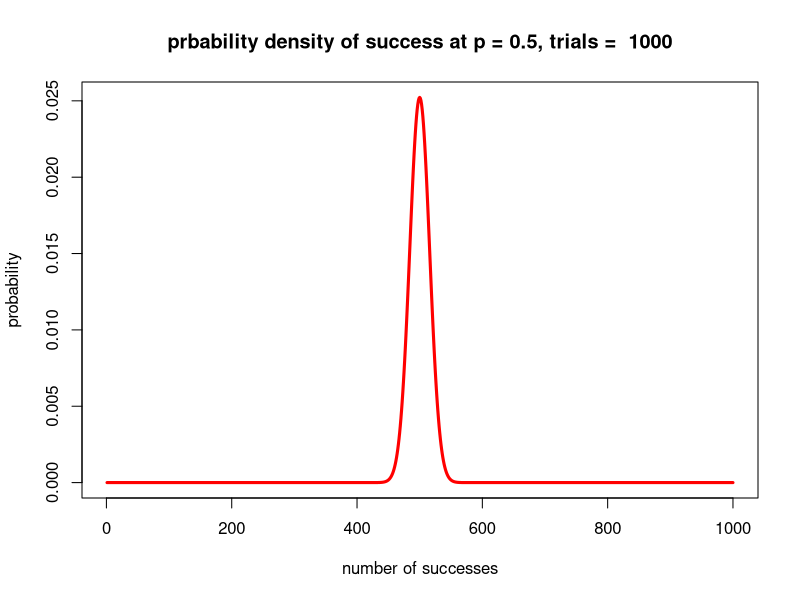
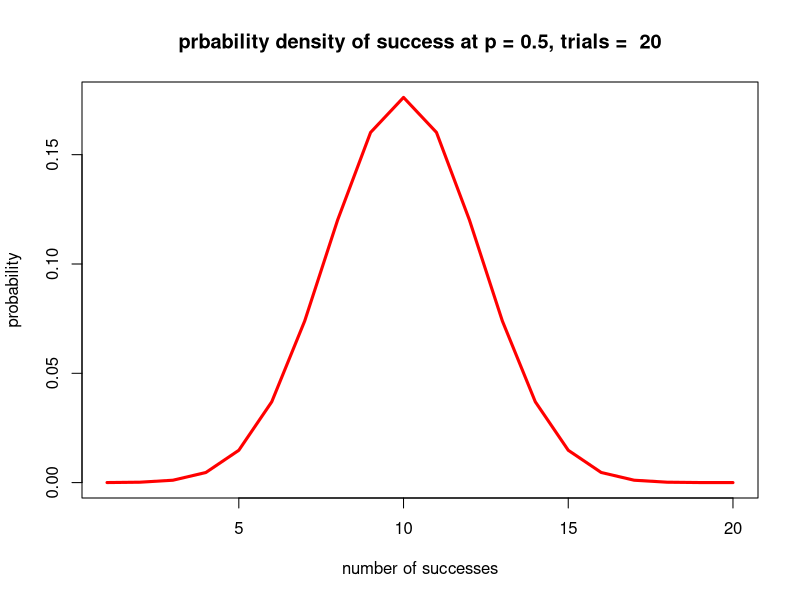
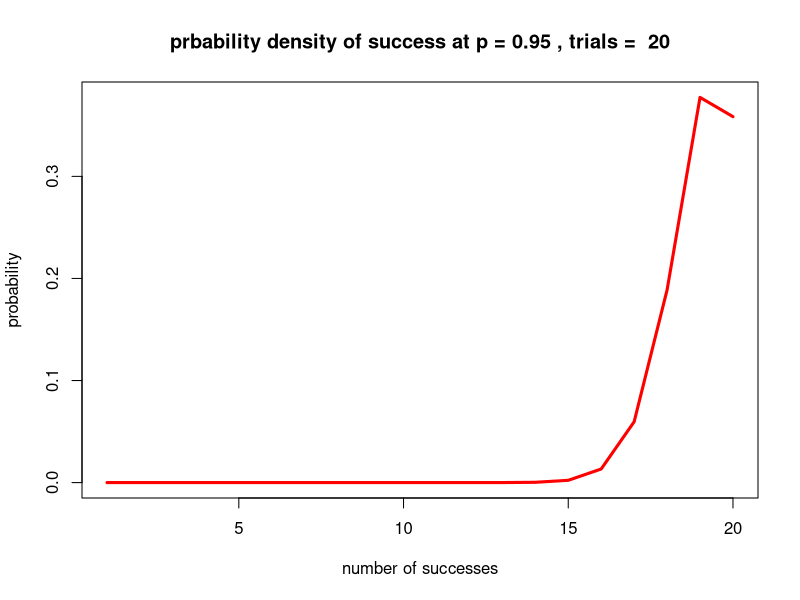
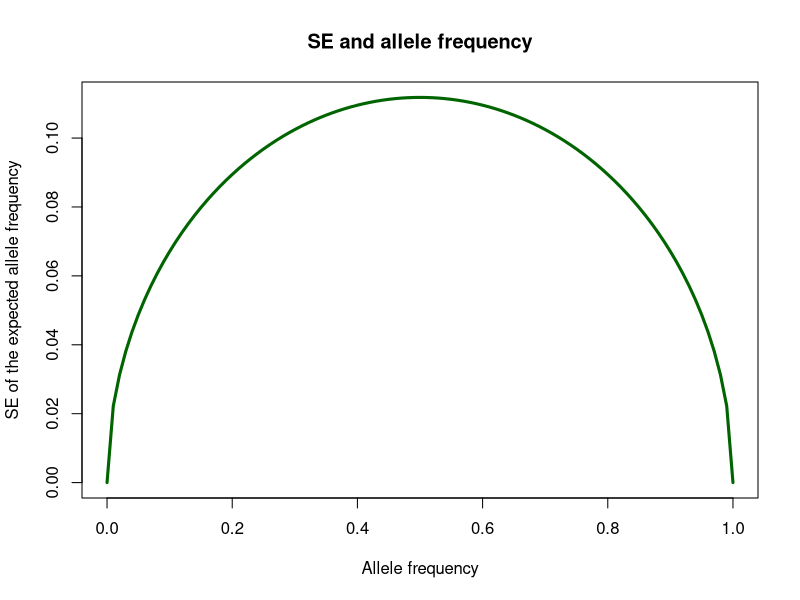
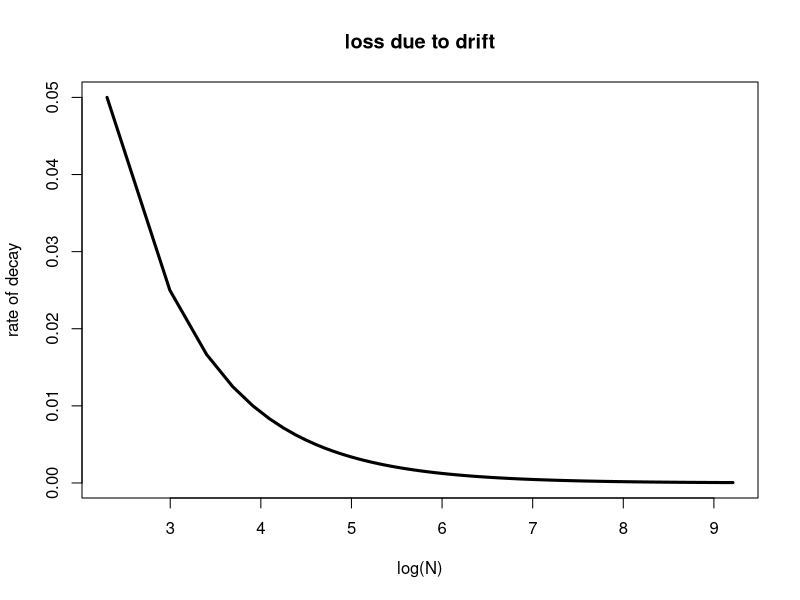
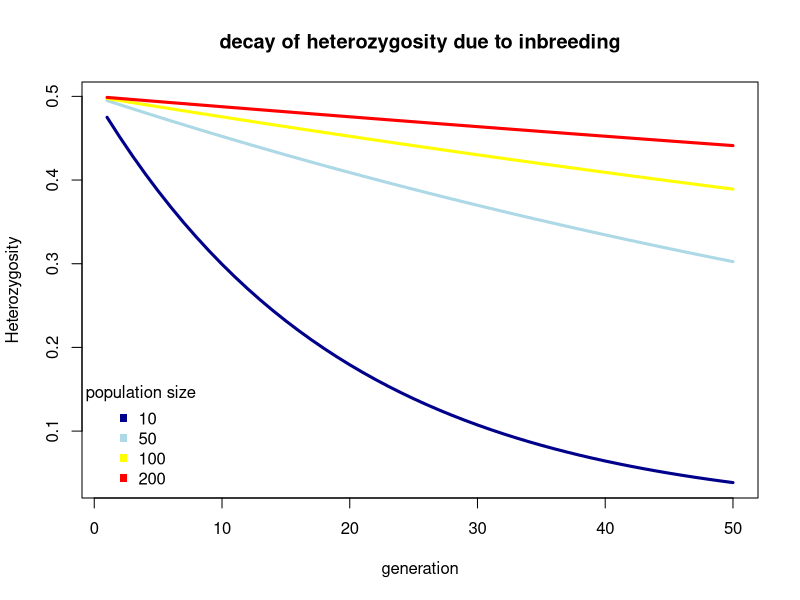
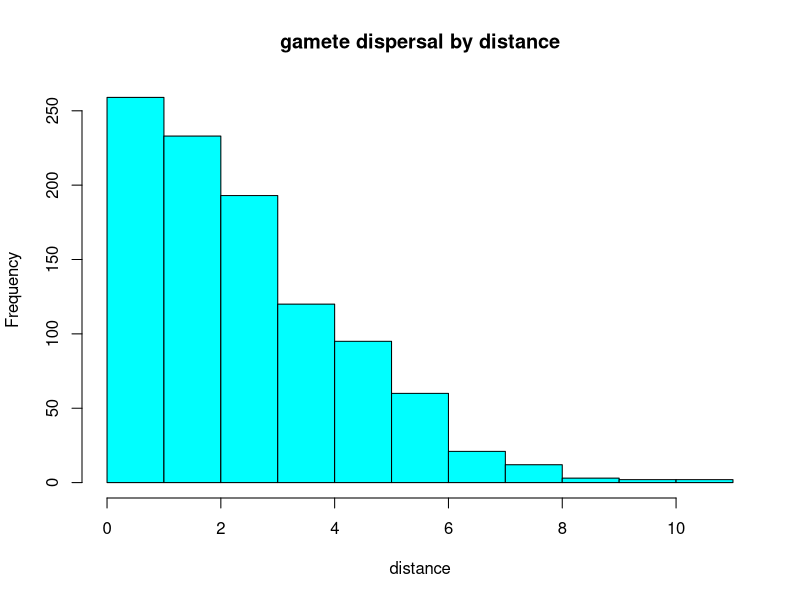

Here is the R script that generated these plots, in order:
## ---- chunk 1

#set up the draw sizes
draws<-1000
p<-0.5
range<-1:draws
probs<-NULL
for ( i in range ) {
  #also try it with rbinom
  prob<-dbinom(x=i, size=draws, prob=p)
  probs<-c(probs,prob)
}#for
plot(1:length(probs),probs, type = "n", xlab="number of successes", ylab="probability", main=paste("prbability density of success at p = 0.5, trials = ", draws))
lines(1:length(probs),probs, lwd=3, col = "red")
## ---- chunk 2

#set up the draw sizes
draws<-20
p<-0.5
range<-1:draws
probs<-NULL
for ( i in range ) {
  #also try it with rbinom
  prob<-dbinom(x=i, size=draws, prob=p)
  probs<-c(probs,prob)
}#for
plot(1:length(probs),probs, type = "n", xlab="number of successes", ylab="probability", main=paste("prbability density of success at p = 0.5, trials = ", draws))
lines(1:length(probs),probs, lwd=3, col = "red")
## ---- chunk 3

#set up the draw sizes
draws<-20
p<-0.95
range<-1:draws
probs<-NULL
for ( i in range ) {
  #also try it with rbinom
  prob<-dbinom(x=i, size=draws, prob=p)
  probs<-c(probs,prob)
}#for
plot(1:length(probs),probs, type = "n", xlab="number of successes", ylab="probability", main=paste("prbability density of success at p =", p,", trials = ", draws))
lines(1:length(probs),probs, lwd=3, col = "red")
## ---- chunk 4

P<-seq(0,1,0.01)
N<-10
SEs<-NULL
for ( p in P ) {
  SEs<-c(SEs, sqrt((p*(1-p))/(2*N)))
}#for

plot(P,SEs, main="SE and allele frequency", xlab="Allele frequency", 
     ylab="SE of the expected allele frequency", type= "n")
lines(P,SEs,lwd=3, col="darkgreen")

## ---- chunk 5

Ns<-seq(10,10000,10)
decay<-NULL
for ( N in Ns ) {
  #calculate the value of decay 1-(1/(2*N))
  decay<-c(decay,1/(2*N))
}#for

plot(log(Ns),decay,type="n",main="loss due to drift", xlab="log(N)", ylab = "rate of decay")
lines(log(Ns),decay,lwd=3)
## ---- chunk 6

Nes<-c(10,50,100,200)
cols<-c("darkblue","lightblue","yellow","red")
declineH<-NULL
gens<-seq(1,50,1)

for ( Ne in Nes ) {
  Ht<-0.5
  for ( g in gens ) {
    H0<-Ht
    Ht<-(1-(1/(2*Ne)))*H0
    declineH<-c(declineH,Ht)
  }#for
}#for

mat<-matrix(declineH, ncol=4, byrow = FALSE)

plot(rep(gens,4),mat, type = "n", main="decay of heterozygosity due to inbreeding", xlab= "generation", ylab="Heterozygosity")
for ( i in 1:dim(mat)[2]) {
  lines(gens,mat[,i], lwd=3, col=cols[i])
}#for
legend("bottomleft",legend=Nes, col = cols, title="population size", pch = 15, bty="n")
## ---- chunk 7
#generate numbers according to the normal distribution
values<-rnorm(n=1000,mean=0, sd = 3)
#plot denstiy
hist(abs(values), xlab="distance", col = "cyan", main= "gamete dispersal by distance")

